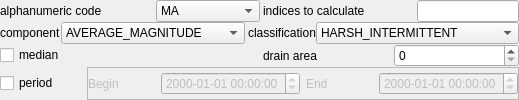
                <widget class="QWidget" name="hydroIndicesTab">
                 <layout class="QVBoxLayout" name="verticalLayout_9">
                  <property name="spacing">
                   <number>0</number>
                  </property>
                  <property name="margin">
                   <number>0</number>
                  </property>
                  <item>
                   <layout class="QHBoxLayout" name="horizontalLayout_11" stretch="1,1">
                    <item>
                     <layout class="QHBoxLayout" name="horizontalLayout_44" stretch="3,2">
                      <property name="leftMargin">
                       <number>0</number>
                      </property>
                      <item>
                       <widget class="QLabel" name="label_16">
                        <property name="text">
                         <string>alphanumeric code</string>
                        </property>
                       </widget>
                      </item>
                      <item>
                       <widget class="QComboBox" name="hIndexType">
                        <item>
                         <property name="text">
                          <string>MA</string>
                         </property>
                        </item>
                        <item>
                         <property name="text">
                          <string>ML</string>
                         </property>
                        </item>
                        <item>
                         <property name="text">
                          <string>MH</string>
                         </property>
                        </item>
                        <item>
                         <property name="text">
                          <string>FL</string>
                         </property>
                        </item>
                        <item>
                         <property name="text">
                          <string>FH</string>
                         </property>
                        </item>
                        <item>
                         <property name="text">
                          <string>DL</string>
                         </property>
                        </item>
                        <item>
                         <property name="text">
                          <string>DH</string>
                         </property>
                        </item>
                        <item>
                         <property name="text">
                          <string>TA</string>
                         </property>
                        </item>
                        <item>
                         <property name="text">
                          <string>TL</string>
                         </property>
                        </item>
                        <item>
                         <property name="text">
                          <string>TH</string>
                         </property>
                        </item>
                        <item>
                         <property name="text">
                          <string>RA</string>
                         </property>
                        </item>
                       </widget>
                      </item>
                     </layout>
                    </item>
                    <item>
                     <layout class="QHBoxLayout" name="horizontalLayout_45" stretch="3,2">
                      <property name="leftMargin">
                       <number>3</number>
                      </property>
                      <item>
                       <widget class="QLabel" name="label_15">
                        <property name="toolTip">
                         <string>code that jointly with htype determine the indiced to calculate</string>
                        </property>
                        <property name="text">
                         <string>indices to calculate</string>
                        </property>
                       </widget>
                      </item>
                      <item>
                       <widget class="QLineEdit" name="hIndexCode">
                        <property name="toolTip">
                         <string>code that jointly with htype determine the indiced to calculate</string>
                        </property>
                       </widget>
                      </item>
                     </layout>
                    </item>
                   </layout>
                  </item>
                  <item>
                   <layout class="QHBoxLayout" name="horizontalLayout_12" stretch="1,1">
                    <item>
                     <layout class="QHBoxLayout" name="horizontalLayout_46" stretch="2,1">
                      <property name="leftMargin">
                       <number>0</number>
                      </property>
                      <item>
                       <widget class="QLabel" name="label_18">
                        <property name="toolTip">
                         <string>hydrologic regime as defined in Olden and Poff </string>
                        </property>
                        <property name="text">
                         <string>component</string>
                        </property>
                       </widget>
                      </item>
                      <item>
                       <widget class="QComboBox" name="hIndexComponent">
                        <property name="toolTip">
                         <string>hydrologic regime as defined in Olden and Poff </string>
                        </property>
                        <item>
                         <property name="text">
                          <string>AVERAGE_MAGNITUDE</string>
                         </property>
                        </item>
                        <item>
                         <property name="text">
                          <string>LOW_FLOW_MAGNITUDE</string>
                         </property>
                        </item>
                        <item>
                         <property name="text">
                          <string>HIGH_FLOW_MAGNITUDE</string>
                         </property>
                        </item>
                        <item>
                         <property name="text">
                          <string>LOW_FLOW_FREQUENCY</string>
                         </property>
                        </item>
                        <item>
                         <property name="text">
                          <string>HIGH_FLOW_FREQUENCY</string>
                         </property>
                        </item>
                        <item>
                         <property name="text">
                          <string>LOW_FLOW_FREQUENCY</string>
                         </property>
                        </item>
                        <item>
                         <property name="text">
                          <string>LOW_FLOW_DURATION</string>
                         </property>
                        </item>
                        <item>
                         <property name="text">
                          <string>HIGH_FLOW_DURATION</string>
                         </property>
                        </item>
                        <item>
                         <property name="text">
                          <string>TIMING</string>
                         </property>
                        </item>
                        <item>
                         <property name="text">
                          <string>RATE_OF_CHANGE</string>
                         </property>
                        </item>
                       </widget>
                      </item>
                     </layout>
                    </item>
                    <item>
                     <layout class="QHBoxLayout" name="horizontalLayout_47" stretch="2,1">
                      <property name="leftMargin">
                       <number>3</number>
                      </property>
                      <item>
                       <widget class="QLabel" name="label_17">
                        <property name="toolTip">
                         <string>hydrologic regime as defined in Olden and Poff </string>
                        </property>
                        <property name="text">
                         <string>classification</string>
                        </property>
                       </widget>
                      </item>
                      <item>
                       <widget class="QComboBox" name="hIndexClassification">
                        <property name="toolTip">
                         <string>hydrologic regime as defined in Olden and Poff </string>
                        </property>
                        <item>
                         <property name="text">
                          <string>HARSH_INTERMITTENT</string>
                         </property>
                        </item>
                        <item>
                         <property name="text">
                          <string>FLASHY_INTERMITTENT</string>
                         </property>
                        </item>
                        <item>
                         <property name="text">
                          <string>SNOWMELT_PERENNIAL</string>
                         </property>
                        </item>
                        <item>
                         <property name="text">
                          <string>SNOW_RAIN_PERENNIAL</string>
                         </property>
                        </item>
                        <item>
                         <property name="text">
                          <string>GROUNDWATER_PERENNIAL</string>
                         </property>
                        </item>
                        <item>
                         <property name="text">
                          <string>FLASHY_PERENNIAL</string>
                         </property>
                        </item>
                        <item>
                         <property name="text">
                          <string>ALL_STREAMS</string>
                         </property>
                        </item>
                       </widget>
                      </item>
                     </layout>
                    </item>
                   </layout>
                  </item>
                  <item>
                   <layout class="QHBoxLayout" name="horizontalLayout_13" stretch="1,1">
                    <property name="spacing">
                     <number>6</number>
                    </property>
                    <item>
                     <widget class="QCheckBox" name="hIndexMedian">
                      <property name="toolTip">
                       <string>Requests that indices that normally report the mean of some other sumamry statistic to instead report the median value</string>
                      </property>
                      <property name="text">
                       <string>median</string>
                      </property>
                     </widget>
                    </item>
                    <item>
                     <layout class="QHBoxLayout" name="horizontalLayout_48" stretch="1,1">
                      <property name="leftMargin">
                       <number>0</number>
                      </property>
                      <item>
                       <widget class="QLabel" name="label_19">
                        <property name="toolTip">
                         <string>the gauge area in m3</string>
                        </property>
                        <property name="text">
                         <string>drain area</string>
                        </property>
                       </widget>
                      </item>
                      <item>
                       <widget class="QSpinBox" name="hIndexDrain">
                        <property name="toolTip">
                         <string>the gauge area in m3</string>
                        </property>
                        <property name="maximum">
                         <number>20000</number>
                        </property>
                       </widget>
                      </item>
                     </layout>
                    </item>
                   </layout>
                  </item>
                  <item>
                   <layout class="QHBoxLayout" name="horizontalLayout_14" stretch="1,5">
                    <item>
                     <widget class="QCheckBox" name="hIndexTime">
                      <property name="text">
                       <string>period</string>
                      </property>
                     </widget>
                    </item>
                    <item>
                     <widget class="QFrame" name="hIndexPanel">
                      <property name="enabled">
                       <bool>false</bool>
                      </property>
                      <property name="frameShape">
                       <enum>QFrame::StyledPanel</enum>
                      </property>
                      <property name="frameShadow">
                       <enum>QFrame::Raised</enum>
                      </property>
                      <layout class="QHBoxLayout" name="horizontalLayout_49" stretch="1,2,1,2">
                       <property name="margin">
                        <number>0</number>
                       </property>
                       <item>
                        <widget class="QLabel" name="label_21">
                         <property name="text">
                          <string>Begin</string>
                         </property>
                        </widget>
                       </item>
                       <item>
                        <widget class="QDateTimeEdit" name="hIndexBegin">
                         <property name="displayFormat">
                          <string>yyyy-MM-dd hh:mm:ss</string>
                         </property>
                        </widget>
                       </item>
                       <item>
                        <widget class="QLabel" name="label_48">
                         <property name="text">
                          <string>End</string>
                         </property>
                        </widget>
                       </item>
                       <item>
                        <widget class="QDateTimeEdit" name="hIndexEnd">
                         <property name="displayFormat">
                          <string>yyyy-MM-dd hh:mm:ss</string>
                         </property>
                        </widget>
                       </item>
                      </layout>
                     </widget>
                    </item>
                   </layout>
                  </item>
                 </layout>
                </widget>
